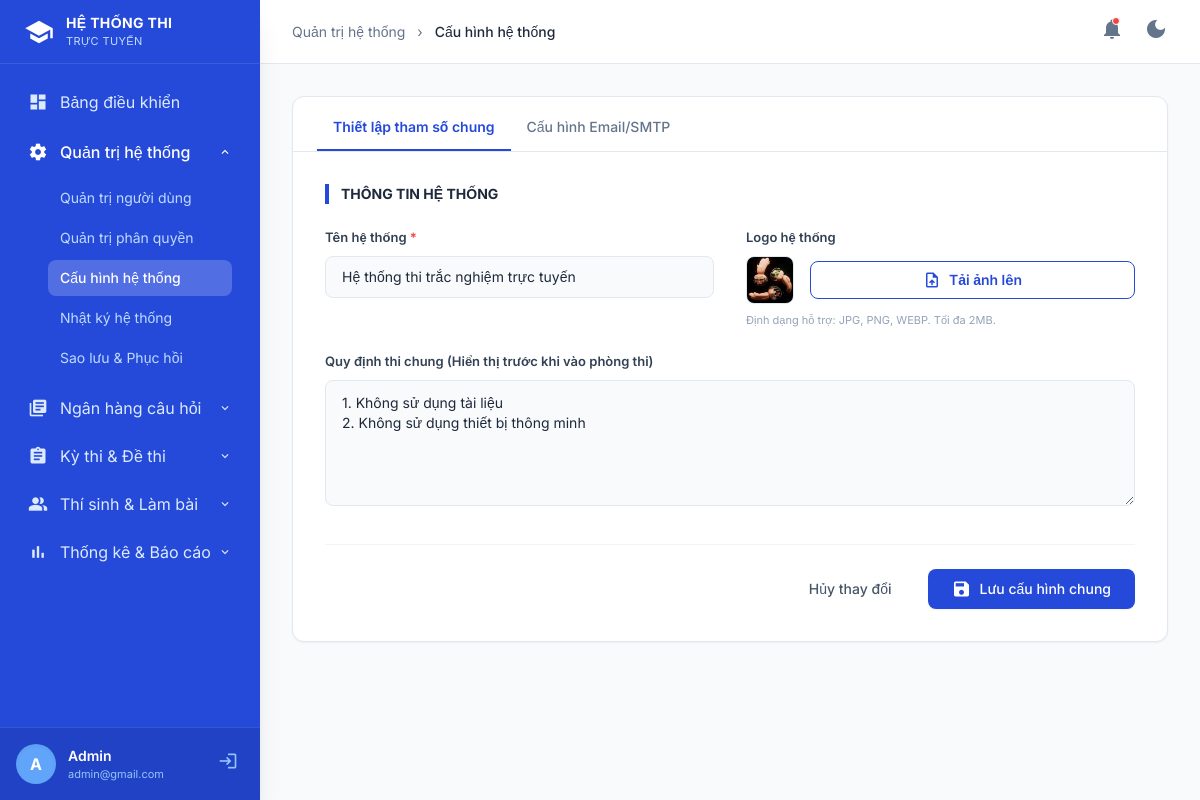
Screenshot of /UI/admin/cauhinhhethong.php with the database file from the repository.
### tables this page shows
CREATE TABLE IF NOT EXISTS `cau_hinh_he_thong` (
  `id` int(11) NOT NULL AUTO_INCREMENT,
  `ten_he_thong` varchar(255) DEFAULT NULL,
  `logo` varchar(255) DEFAULT NULL,
  `quy_dinh_thi` text DEFAULT NULL,
  `smtp_server` varchar(255) DEFAULT NULL,
  `smtp_port` int(11) DEFAULT NULL,
  `smtp_email` varchar(255) DEFAULT NULL,
  `smtp_password` varchar(255) DEFAULT NULL,
  `ngay_cap_nhat` timestamp NOT NULL DEFAULT current_timestamp() ON UPDATE current_timestamp(),
  PRIMARY KEY (`id`)
);

### UI/admin/cauhinhhethong.php (the view, shortened to what this page needs)
<?php
$conn = Database::getConnection();
$setting = [
    'ten_he_thong' => 'Hệ thống thi trắc nghiệm trực tuyến - EduExam',
    'logo' => '',
    'quy_dinh_thi' => "1. Thí sinh không được sử dụng tài liệu trong quá trình làm bài.\n2. Hệ thống sẽ tự động nộp bài khi hết thời gian.\n3. Việc mất kết nối camera quá 2 lần sẽ bị đình chỉ thi.",
    'smtp_server' => 'smtp.gmail.com',
    'smtp_port' => '587',
    'smtp_email' => 'notification@system.edu.vn',
    'smtp_password' => 'password123'
];
try {
    $stmt = $conn->query("SELECT * FROM cau_hinh_he_thong LIMIT 1");
    if ($stmt->rowCount() > 0) {
        $setting = $stmt->fetch(PDO::FETCH_ASSOC);
    }
} catch (Exception $e) {
}
include 'components/header.php';
include 'components/sidebar.php';
?>
<main
    class="flex-1 flex flex-col h-screen overflow-hidden bg-slate-50 dark:bg-slate-900 transition-colors duration-200">
    <header
        class="h-16 bg-white dark:bg-slate-800 border-b border-slate-200 dark:border-slate-700 px-8 flex items-center justify-between z-10 shrink-0 transition-colors">
        <div class="text-sm text-slate-500 dark:text-slate-400">
            Quản trị hệ thống <span class="mx-2">›</span> <span class="text-slate-800 dark:text-white font-medium">Cấu
                hình hệ thống</span>
        </div>
        <div class="flex items-center gap-5">
            <div class="relative">
                <button id="notifButton" type="button"
                    class="relative text-slate-500 dark:text-slate-400 hover:text-[#254ada] dark:hover:text-[#4b6bfb] transition focus:outline-none">
                    <span class="material-icons">notifications</span>
                    <span
                        class="absolute top-0 right-1 w-2 h-2 bg-red-500 rounded-full border border-white dark:border-slate-800"></span>
                </button>
            </div>
            <button id="darkModeToggle"
                class="text-slate-500 dark:text-slate-400 hover:text-[#254ada] dark:hover:text-[#4b6bfb] transition focus:outline-none">
                <span class="material-icons" id="darkModeIcon">dark_mode</span>
            </button>
        </div>
    </header>
    <div class="flex-1 overflow-y-auto p-8 custom-scrollbar transition-colors duration-200">
        <div
            class="bg-white dark:bg-slate-800 rounded-xl border border-slate-200 dark:border-slate-700 shadow-sm transition-colors max-w-5xl mx-auto flex flex-col">
            <div
                class="flex border-b border-slate-200 dark:border-slate-700 px-6 pt-2 overflow-x-auto custom-scrollbar shrink-0">
                <button id="btnTabGeneral" onclick="switchTab('general')"
                    class="tab-btn px-4 py-3 border-b-2 border-[#254ada] dark:border-[#4b6bfb] text-[#254ada] dark:text-[#4b6bfb] font-semibold text-sm whitespace-nowrap transition">Thiết
                    lập tham số chung</button>
                <button id="btnTabEmail" onclick="switchTab('email')"
                    class="tab-btn px-4 py-3 border-b-2 border-transparent text-slate-500 dark:text-slate-400 hover:text-slate-800 dark:hover:text-white font-medium text-sm transition whitespace-nowrap">Cấu
                    hình Email/SMTP</button>
            </div>
            <div class="p-8">
                <form id="tabGeneral" class="tab-content block" method="POST" enctype="multipart/form-data"
                    onsubmit="handleSaveSettings(event, 'general')">
                    <div class="mb-8">
                        <h3
                            class="text-sm font-bold uppercase text-slate-800 dark:text-white flex items-center gap-2 mb-6 border-l-4 border-[#254ada] dark:border-[#4b6bfb] pl-3">
                            THÔNG TIN HỆ THỐNG
                        </h3>
                        <div class="grid grid-cols-1 md:grid-cols-2 gap-x-8 gap-y-6">
                            <div>
                                <label
                                    class="block text-[13px] font-semibold text-slate-700 dark:text-slate-300 mb-2">Tên
                                    hệ thống <span class="text-red-500">*</span></label>
                                <input type="text" name="ten_he_thong"
                                    value="<?php echo htmlspecialchars($setting['ten_he_thong']); ?>" required
                                    class="w-full px-4 py-2.5 bg-slate-50 dark:bg-slate-900 border border-slate-200 dark:border-slate-600 text-slate-800 dark:text-white rounded-lg text-sm focus:outline-none focus:ring-2 focus:ring-blue-500/20 focus:border-[#254ada] transition">
                            </div>
                            <div>
                                <label
                                    class="block text-[13px] font-semibold text-slate-700 dark:text-slate-300 mb-2">Logo
                                    hệ thống</label>
                                <div class="flex items-center gap-4">
                                    <div
                                        class="w-12 h-12 bg-slate-100 dark:bg-slate-700 border border-slate-200 dark:border-slate-600 rounded-lg flex items-center justify-center overflow-hidden shadow-inner">
                                        <?php if (!empty($setting['logo'])): ?>
                                            <img id="logoPreview" src="../uploads/<?php echo $setting['logo']; ?>"
                                                class="w-full h-full object-cover" />
                                        <?php else: ?>
                                            <span id="logoPreviewIcon" class="material-icons text-slate-400">image</span>
                                            <img id="logoPreview" src="" class="w-full h-full object-cover hidden" />
                                        <?php endif; ?>
                                    </div>
                                    <div class="flex-1 relative">
                                        <button type="button"
                                            class="w-full px-4 py-2 bg-white dark:bg-slate-800 text-[#254ada] dark:text-[#4b6bfb] border border-[#254ada] dark:border-[#4b6bfb] hover:bg-blue-50 dark:hover:bg-slate-700 text-sm font-semibold rounded-lg transition flex justify-center items-center gap-2">
                                            <span class="material-icons text-[18px]">upload_file</span> Tải ảnh lên
                                        </button>
                                    </div>
                                </div>
                                <p class="text-[11px] text-slate-400 mt-2">Định dạng hỗ trợ: JPG, PNG, WEBP. Tối đa 2MB.
                                </p>
                            </div>
                            <div class="md:col-span-2">
                                <label
                                    class="block text-[13px] font-semibold text-slate-700 dark:text-slate-300 mb-2">Quy
                                    định thi chung (Hiển thị trước khi vào phòng thi)</label>
                                <textarea name="quy_dinh_thi" rows="5"
                                    class="w-full px-4 py-3 bg-slate-50 dark:bg-slate-900 border border-slate-200 dark:border-slate-600 text-slate-800 dark:text-white rounded-lg text-sm focus:outline-none focus:ring-2 focus:ring-blue-500/20 focus:border-[#254ada] transition resize-y"><?php echo htmlspecialchars($setting['quy_dinh_thi']); ?></textarea>
                            </div>
                        </div>
                    </div>
                    <div class="flex justify-end gap-3 pt-6 border-t border-slate-100 dark:border-slate-700">
                        <button type="button"
                            onclick="document.getElementById('tabGeneral').reset(); showToast('info', 'Hoàn tác', 'Đã hủy các thay đổi trên form')"
                            class="px-6 py-2.5 text-slate-600 dark:text-slate-400 hover:bg-slate-100 dark:hover:bg-slate-700 rounded-lg font-medium text-sm transition">Hủy
                            thay đổi</button>
                        <button type="submit"
                            class="submit-btn px-6 py-2.5 bg-[#254ada] dark:bg-[#4b6bfb] hover:bg-[#1e3bb3] dark:hover:bg-[#254ada] text-white rounded-lg flex items-center gap-2 font-medium text-sm transition shadow-sm">
                            <span class="material-icons text-[20px]">save</span> Lưu cấu hình chung
                        </button>
                    </div>
                </form>
            </div>
        </div>
    </div>
</main>
<?php include 'components/footer.php'; ?>

### UI/admin/components/header.php (style rules this page uses)
body { font-family: 'Inter', sans-serif; }

### rows the page displays
cau_hinh_he_thong: ten_he_thong "Hệ thống thi trắc nghiệm trực tuyến", logo (picture), quy_dinh_thi "1. Không sử dụng tài liệu 2. Không sử dụng thiết bị thông minh"

### other values shown
$avatar "A"
$username "Admin"
$email "admin@gmail.com"
